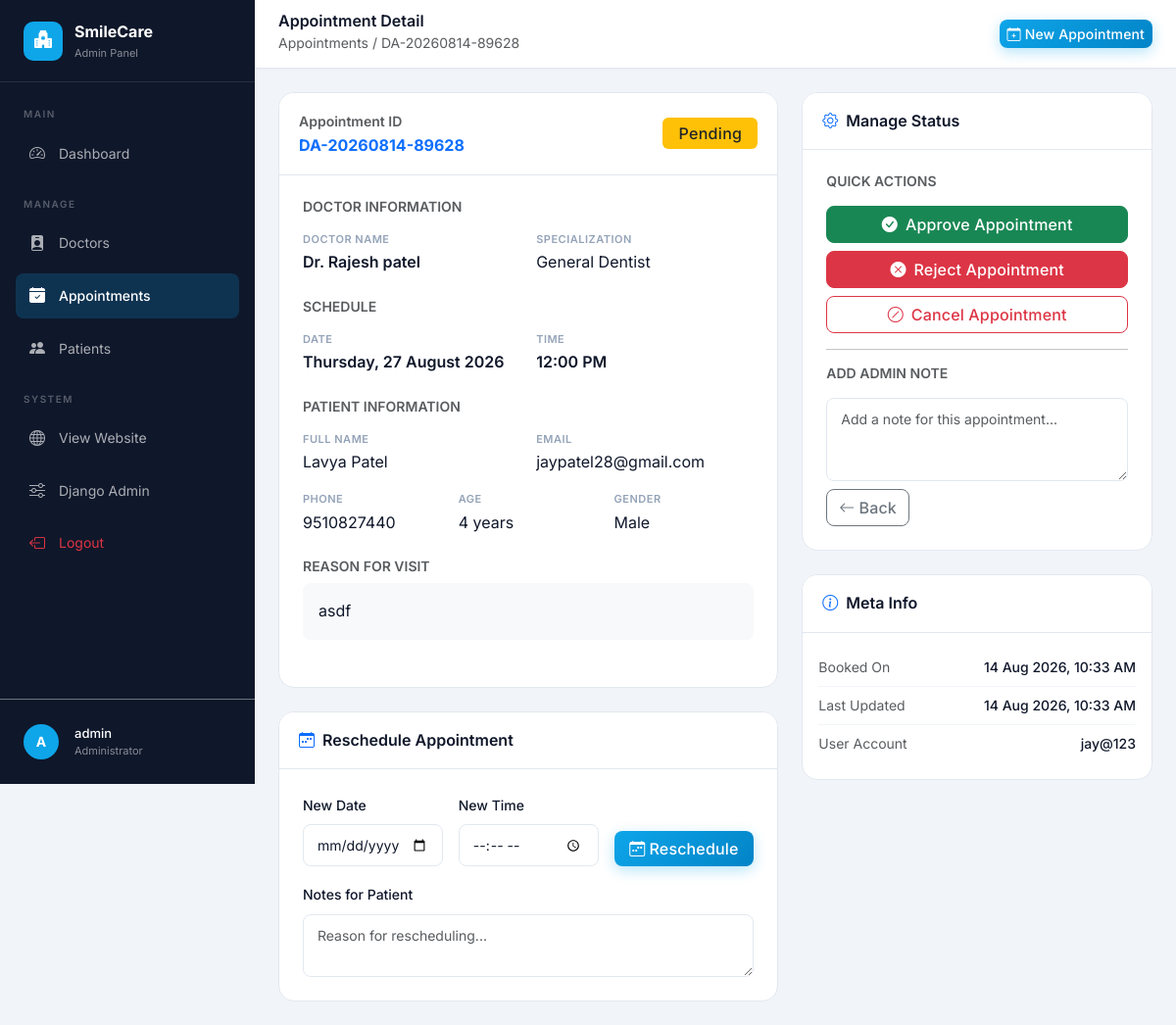
The page /admin-panel/appointments/DA-20260814-89628/ (signed in) on the database its author committed.
### core/models.py (models this page shows, shortened)
class Appointment(models.Model):
    STATUS_CHOICES = [
        ('pending', 'Pending'),
        ('approved', 'Approved'),
        ('rejected', 'Rejected'),
        ('cancelled', 'Cancelled'),
        ('completed', 'Completed'),
        ('rescheduled', 'Rescheduled'),
    ]
    GENDER_CHOICES = [
        ('Male', 'Male'),
        ('Female', 'Female'),
        ('Other', 'Other'),
    ]
    appointment_id = models.CharField(max_length=25, unique=True, editable=False)
    user = models.ForeignKey(
        User,
        on_delete=models.SET_NULL,
        null=True,
        blank=True,
        related_name='appointments'
    )
    doctor = models.ForeignKey(
        Doctor,
        on_delete=models.CASCADE,
        related_name='appointments'
    )
    patient_name = models.CharField(max_length=200)
    patient_email = models.EmailField()
    patient_phone = models.CharField(max_length=20)
    patient_age = models.PositiveIntegerField()
    patient_gender = models.CharField(max_length=10, choices=GENDER_CHOICES)
    appointment_date = models.DateField()
    appointment_time = models.TimeField()
    reason = models.TextField(help_text="Reason or problem description")
    status = models.CharField(max_length=20, choices=STATUS_CHOICES, default='pending')
    admin_notes = models.TextField(blank=True, help_text="Notes from admin/doctor")
    created_at = models.DateTimeField(auto_now_add=True)
    updated_at = models.DateTimeField(auto_now=True)
    class Meta:
        ordering = ['-created_at']
    def get_status_badge_class(self):
        status_classes = {
            'pending': 'bg-warning text-dark',
            'approved': 'bg-success',
            'rejected': 'bg-danger',
            'cancelled': 'bg-secondary',
            'completed': 'bg-info',
            'rescheduled': 'bg-primary',
        }
        return status_classes.get(self.status, 'bg-secondary')

class Doctor(models.Model):
    name = models.CharField(max_length=200, help_text="Full name of the doctor (without Dr.)")
    specialization = models.CharField(
        max_length=100,
        choices=SPECIALIZATION_CHOICES,
        default='General Dentist'
    )
    image = models.ImageField(
        upload_to='doctors/',
        null=True,
        blank=True,
        help_text="Doctor's profile photo"
    )
    bio = models.TextField(blank=True, help_text="Short biography of the doctor")
    experience = models.IntegerField(default=0, help_text="Years of experience")
    phone = models.CharField(max_length=20, blank=True)
    email = models.EmailField(blank=True)
    qualification = models.CharField(max_length=300, blank=True, help_text="e.g., BDS, MDS, PhD")
    consultation_fee = models.DecimalField(max_digits=8, decimal_places=2, default=500.00)
    is_available = models.BooleanField(default=True, help_text="Is the doctor currently available?")
    created_at = models.DateTimeField(auto_now_add=True)
    updated_at = models.DateTimeField(auto_now=True)
    class Meta:
        ordering = ['name']

### core/views.py (the view, shortened to what this page needs)
# urls.py: path('admin-panel/appointments/<str:appointment_id>/', views.admin_appointment_detail, name='admin_appointment_detail'),
@admin_required
def admin_appointment_detail(request, appointment_id):
    appointment = get_object_or_404(Appointment, appointment_id=appointment_id)
    return render(request, 'admin_panel/appointments/detail.html', {
        'appointment': appointment,
        'page_title': f'Appointment {appointment_id} - Admin',
    })

### templates/admin_panel/appointments/detail.html (shortened to what this page needs)
{% extends 'admin_panel/base_admin.html' %}
{% block page_heading %}Appointment Detail{% endblock %}
{% block breadcrumb %}Appointments / {{ appointment.appointment_id }}{% endblock %}
{% block content %}
<div class="row g-4">
    <div class="col-lg-7">
        <div class="admin-table-card mb-4">
            <div class="card-header d-flex justify-content-between align-items-center">
                <div>
                    <span class="text-muted small">Appointment ID</span>
                    <div class="fw-bold text-primary">{{ appointment.appointment_id }}</div>
                </div>
                <span class="badge {{ appointment.get_status_badge_class }} fs-6 px-3 py-2">
                    {{ appointment.get_status_display }}
                </span>
            </div>
            <div class="p-4">
                <h6 class="text-muted small text-uppercase fw-semibold mb-3">Doctor Information</h6>
                <div class="row g-3 mb-4">
                    <div class="col-sm-6">
                        <div class="detail-label">Doctor Name</div>
                        <div class="fw-semibold">Dr. {{ appointment.doctor.name }}</div>
                    </div>
                    <div class="col-sm-6">
                        <div class="detail-label">Specialization</div>
                        <div>{{ appointment.doctor.specialization }}</div>
                    </div>
                </div>
                <h6 class="text-muted small text-uppercase fw-semibold mb-3">Schedule</h6>
                <div class="row g-3 mb-4">
                    <div class="col-sm-6">
                        <div class="detail-label">Date</div>
                        <div class="fw-semibold">{{ appointment.appointment_date|date:"l, d F Y" }}</div>
                    </div>
                    <div class="col-sm-6">
                        <div class="detail-label">Time</div>
                        <div class="fw-semibold">{{ appointment.appointment_time|time:"g:i A" }}</div>
                    </div>
                </div>
                <h6 class="text-muted small text-uppercase fw-semibold mb-3">Patient Information</h6>
                <div class="row g-3 mb-4">
                    <div class="col-sm-6">
                        <div class="detail-label">Full Name</div>
                        <div>{{ appointment.patient_name }}</div>
                    </div>
                    <div class="col-sm-6">
                        <div class="detail-label">Email</div>
                        <div>{{ appointment.patient_email }}</div>
                    </div>
                    <div class="col-sm-4">
                        <div class="detail-label">Phone</div>
                        <div>{{ appointment.patient_phone }}</div>
                    </div>
                    <div class="col-sm-4">
                        <div class="detail-label">Age</div>
                        <div>{{ appointment.patient_age }} years</div>
                    </div>
                    <div class="col-sm-4">
                        <div class="detail-label">Gender</div>
                        <div>{{ appointment.patient_gender }}</div>
                    </div>
                </div>
                <h6 class="text-muted small text-uppercase fw-semibold mb-2">Reason for Visit</h6>
                <div class="p-3 bg-light rounded-3 mb-4">{{ appointment.reason }}</div>
            </div>
        </div>
        <div class="admin-table-card">
            <div class="card-header">
                <i class="bi bi-calendar-week text-primary me-2"></i>Reschedule Appointment
            </div>
            <div class="p-4">
                <form method="post" id="rescheduleForm">
                    <div class="row g-3">
                        <div class="col-md-4">
                            <label class="form-label small fw-medium">New Date</label>
                            <input type="date" name="new_date" class="form-control" required>
                        </div>
                        <div class="col-md-4">
                            <label class="form-label small fw-medium">New Time</label>
                            <input type="time" name="new_time" class="form-control" required>
                        </div>
                        <div class="col-md-4 d-flex align-items-end">
                            <button type="submit" class="btn btn-primary w-100">
                                <i class="bi bi-calendar-week me-1"></i>Reschedule
                            </button>
                        </div>
                        <div class="col-12">
                            <label class="form-label small fw-medium">Notes for Patient</label>
                            <textarea name="admin_notes" class="form-control" rows="2" placeholder="Reason for rescheduling..."></textarea>
                        </div>
                    </div>
                </form>
            </div>
        </div>
    </div>
    <div class="col-lg-5">
        <div class="admin-table-card mb-4">
            <div class="card-header">
                <i class="bi bi-gear text-primary me-2"></i>Manage Status
            </div>
            <div class="p-4">
                <div class="mb-3">
                    <h6 class="fw-semibold small text-uppercase text-muted mb-3">Quick Actions</h6>
                    <div class="d-grid gap-2">
                        {% if appointment.status == 'pending' %}
                        <form method="post">
                            <button type="submit" class="btn btn-success w-100">
                                <i class="bi bi-check-circle-fill me-2"></i>Approve Appointment
                            </button>
                        </form>
                        <form method="post">
                            <button type="submit" class="btn btn-danger w-100" onclick="return confirm('Reject this appointment?')">
                                <i class="bi bi-x-circle-fill me-2"></i>Reject Appointment
                            </button>
                        </form>
                        {% endif %}
                        {% if appointment.status in 'pending,approved' %}
                        <form method="post">
                            <button type="submit" class="btn btn-outline-danger w-100" onclick="return confirm('Cancel this appointment?')">
                                <i class="bi bi-slash-circle me-2"></i>Cancel Appointment
                            </button>
                        </form>
                        {% endif %}
                    </div>
                </div>
                <hr>
                <h6 class="fw-semibold small text-uppercase text-muted mb-3">Add Admin Note</h6>
                <form method="post">
                    <textarea name="admin_notes" class="form-control mb-2" rows="3"
                        placeholder="Add a note for this appointment...">{{ appointment.admin_notes }}</textarea>
                    <a href="{% url 'admin_appointments' %}" class="btn btn-outline-secondary me-2">
                        <i class="bi bi-arrow-left me-1"></i>Back
                    </a>
                </form>
            </div>
        </div>
        <div class="admin-table-card">
            <div class="card-header">
                <i class="bi bi-info-circle text-primary me-2"></i>Meta Info
            </div>
            <div class="p-3">
                <div class="meta-row"><span class="text-muted small">Booked On</span><span class="small fw-medium">{{ appointment.created_at|date:"d M Y, g:i A" }}</span></div>
                <div class="meta-row"><span class="text-muted small">Last Updated</span><span class="small fw-medium">{{ appointment.updated_at|date:"d M Y, g:i A" }}</span></div>
                <div class="meta-row"><span class="text-muted small">User Account</span><span class="small fw-medium">{{ appointment.user.username|default:"Guest" }}</span></div>
            </div>
        </div>
    </div>
</div>
{% endblock %}

### templates/admin_panel/base_admin.html (shortened to what this page needs)
{% load static %}
<!DOCTYPE html>
<html lang="en">
<head>
    <link href="https://cdn.jsdelivr.net/npm/bootstrap@5.3.2/dist/css/bootstrap.min.css" rel="stylesheet">
    <link href="https://cdn.jsdelivr.net/npm/bootstrap-icons@1.11.3/font/bootstrap-icons.min.css" rel="stylesheet">
    <link rel="stylesheet" href="{% static 'css/style.css' %}">
</head>
<body>
<div class="admin-sidebar" id="adminSidebar">
    <div class="sidebar-brand">
        <div class="sidebar-brand-icon"><i class="bi bi-hospital-fill"></i></div>
        <div>
            <span class="sidebar-brand-text">SmileCare</span>
            <span class="sidebar-brand-sub">Admin Panel</span>
        </div>
    </div>
    <nav class="py-2 flex-grow-1">
        <div class="sidebar-section-label">Main</div>
        <div class="sidebar-nav-item">
            <a href="{% url 'admin_dashboard' %}" class="sidebar-nav-link {% if request.resolver_match.url_name == 'admin_dashboard' %}active{% endif %}">
                <i class="bi bi-speedometer2"></i>Dashboard
            </a>
        </div>
        <div class="sidebar-section-label">Manage</div>
        <div class="sidebar-nav-item">
            <a href="{% url 'admin_doctors' %}" class="sidebar-nav-link {% if 'doctor' in request.resolver_match.url_name %}active{% endif %}">
                <i class="bi bi-person-badge-fill"></i>Doctors
            </a>
        </div>
        <div class="sidebar-nav-item">
            <a href="{% url 'admin_appointments' %}" class="sidebar-nav-link {% if 'appointment' in request.resolver_match.url_name %}active{% endif %}">
                <i class="bi bi-calendar-check-fill"></i>Appointments
            </a>
        </div>
        <div class="sidebar-nav-item">
            <a href="{% url 'admin_users' %}" class="sidebar-nav-link {% if 'users' in request.resolver_match.url_name %}active{% endif %}">
                <i class="bi bi-people-fill"></i>Patients
            </a>
        </div>
        <div class="sidebar-section-label">System</div>
        <div class="sidebar-nav-item">
            <a href="{% url 'home' %}" class="sidebar-nav-link" target="_blank">
                <i class="bi bi-globe"></i>View Website
            </a>
        </div>
        <div class="sidebar-nav-item">
            <a href="/django-admin/" class="sidebar-nav-link" target="_blank">
                <i class="bi bi-sliders"></i>Django Admin
            </a>
        </div>
        <div class="sidebar-nav-item">
            <a href="{% url 'logout' %}" class="sidebar-nav-link text-danger">
                <i class="bi bi-box-arrow-left"></i>Logout
            </a>
        </div>
    </nav>
    <div class="p-4 border-top border-secondary">
        <div class="d-flex align-items-center gap-3">
            <div class="user-avatar-sm" style="background:#0ea5e9;width:36px;height:36px;font-size:14px">
                {{ user.first_name|first|default:user.username|first|upper }}
            </div>
            <div>
                <div class="text-white fw-medium" style="font-size:13px">{{ user.get_full_name|default:user.username }}</div>
                <div class="text-white-50" style="font-size:11px">Administrator</div>
            </div>
        </div>
    </div>
</div>
<div class="admin-main">
    <div class="admin-topbar">
        <div class="d-flex align-items-center gap-3">
            <div>
                <h6 class="mb-0 fw-semibold">{% block page_heading %}Admin Panel{% endblock %}</h6>
                <small class="text-muted">{% block breadcrumb %}Dashboard{% endblock %}</small>
            </div>
        </div>
        <div class="d-flex align-items-center gap-3">
            <a href="{% url 'book_appointment' %}" class="btn btn-primary btn-sm">
                <i class="bi bi-calendar-plus me-1"></i>New Appointment
            </a>
        </div>
    </div>
    <div class="admin-content">
        {% block content %}{% endblock %}
    </div>
</div>
</body>
</html>

### rows shown on the page
Appointment: appointment_id "DA-20260814-89628", status "Pending", doctor.name "Rajesh patel", doctor.specialization "General Dentist", appointment_date "Thursday, 27 August 2026", appointment_time "12:00 PM", patient_name "Lavya Patel", patient_email "jaypatel28@gmail.com", patient_phone "9510827440", patient_age "4", patient_gender "Male", reason "asdf", created_at "14 Aug 2026, 10:33 AM", updated_at "14 Aug 2026, 10:33 AM", user.username "jay@123"

### other values the page prints
{{ user.first_name|first|default:user.username|first|upper }} "A"
{{ user.get_full_name|default:user.username }} "admin"
